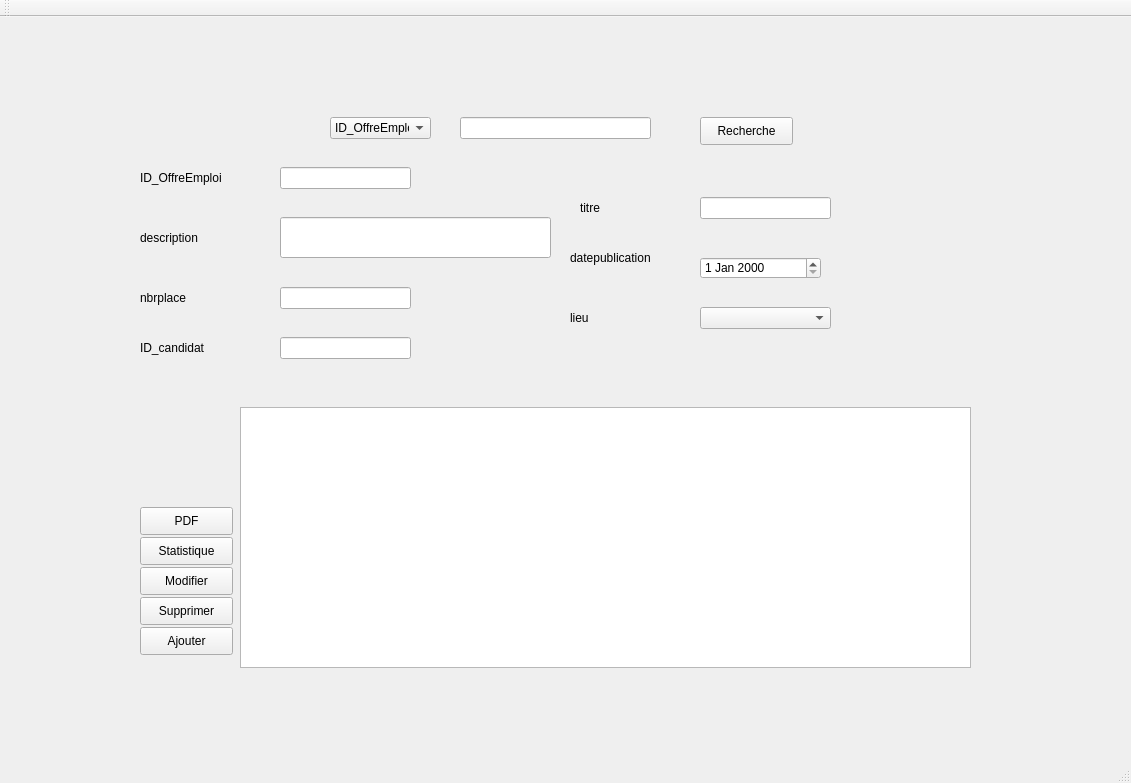
<?xml version="1.0" encoding="UTF-8"?>
<ui version="4.0">
 <class>MainWindow</class>
 <widget class="QMainWindow" name="MainWindow">
  <property name="geometry">
   <rect>
    <x>0</x>
    <y>0</y>
    <width>1131</width>
    <height>783</height>
   </rect>
  </property>
  <property name="windowTitle">
   <string>Gestion des Clients</string>
  </property>
  <widget class="QWidget" name="centralWidget">
   <widget class="QStackedWidget" name="stackedWidget">
    <property name="geometry">
     <rect>
      <x>140</x>
      <y>80</y>
      <width>881</width>
      <height>571</height>
     </rect>
    </property>
    <property name="currentIndex">
     <number>1</number>
    </property>
    <widget class="QWidget" name="page">
     <widget class="QTabWidget" name="tabWidget">
      <property name="geometry">
       <rect>
        <x>90</x>
        <y>20</y>
        <width>731</width>
        <height>531</height>
       </rect>
      </property>
      <property name="currentIndex">
       <number>0</number>
      </property>
      <widget class="QWidget" name="tab">
       <attribute name="title">
        <string>GestionCandidats</string>
       </attribute>
       <widget class="QLabel" name="label">
        <property name="geometry">
         <rect>
          <x>0</x>
          <y>50</y>
          <width>101</width>
          <height>41</height>
         </rect>
        </property>
        <property name="text">
         <string>ID_candidat</string>
        </property>
       </widget>
       <widget class="QLabel" name="label_2">
        <property name="geometry">
         <rect>
          <x>380</x>
          <y>70</y>
          <width>101</width>
          <height>41</height>
         </rect>
        </property>
        <property name="text">
         <string>nom</string>
        </property>
       </widget>
       <widget class="QLabel" name="label_3">
        <property name="geometry">
         <rect>
          <x>0</x>
          <y>100</y>
          <width>101</width>
          <height>41</height>
         </rect>
        </property>
        <property name="text">
         <string>prenom</string>
        </property>
       </widget>
       <widget class="QLabel" name="label_4">
        <property name="geometry">
         <rect>
          <x>380</x>
          <y>100</y>
          <width>101</width>
          <height>41</height>
         </rect>
        </property>
        <property name="text">
         <string>datenaissance</string>
        </property>
       </widget>
       <widget class="QLabel" name="label_5">
        <property name="geometry">
         <rect>
          <x>370</x>
          <y>160</y>
          <width>101</width>
          <height>41</height>
         </rect>
        </property>
        <property name="text">
         <string>email</string>
        </property>
       </widget>
       <widget class="QLabel" name="label_6">
        <property name="geometry">
         <rect>
          <x>0</x>
          <y>200</y>
          <width>101</width>
          <height>41</height>
         </rect>
        </property>
        <property name="text">
         <string>numtel</string>
        </property>
       </widget>
       <widget class="QLineEdit" name="lineEdit_ID_candidat">
        <property name="geometry">
         <rect>
          <x>110</x>
          <y>60</y>
          <width>131</width>
          <height>22</height>
         </rect>
        </property>
       </widget>
       <widget class="QLineEdit" name="lineEdit_nom">
        <property name="geometry">
         <rect>
          <x>490</x>
          <y>80</y>
          <width>131</width>
          <height>22</height>
         </rect>
        </property>
       </widget>
       <widget class="QLineEdit" name="lineEdit_prenom">
        <property name="geometry">
         <rect>
          <x>110</x>
          <y>110</y>
          <width>131</width>
          <height>22</height>
         </rect>
        </property>
       </widget>
       <widget class="QLineEdit" name="lineEdit_email">
        <property name="geometry">
         <rect>
          <x>480</x>
          <y>170</y>
          <width>211</width>
          <height>22</height>
         </rect>
        </property>
       </widget>
       <widget class="QPushButton" name="pushButton_Ajouter">
        <property name="geometry">
         <rect>
          <x>0</x>
          <y>430</y>
          <width>93</width>
          <height>28</height>
         </rect>
        </property>
        <property name="text">
         <string>Ajouter</string>
        </property>
       </widget>
       <widget class="QDateEdit" name="lineEdit_datenaissance">
        <property name="geometry">
         <rect>
          <x>490</x>
          <y>110</y>
          <width>121</width>
          <height>22</height>
         </rect>
        </property>
       </widget>
       <widget class="QLabel" name="label_7">
        <property name="geometry">
         <rect>
          <x>0</x>
          <y>150</y>
          <width>101</width>
          <height>41</height>
         </rect>
        </property>
        <property name="text">
         <string>niveau</string>
        </property>
       </widget>
       <widget class="QLineEdit" name="lineEdit_numtel">
        <property name="geometry">
         <rect>
          <x>110</x>
          <y>210</y>
          <width>131</width>
          <height>22</height>
         </rect>
        </property>
       </widget>
       <widget class="QTableView" name="tableView_CANDIDATS">
        <property name="geometry">
         <rect>
          <x>105</x>
          <y>260</y>
          <width>621</width>
          <height>241</height>
         </rect>
        </property>
       </widget>
       <widget class="QPushButton" name="pushButton_Supprimer">
        <property name="geometry">
         <rect>
          <x>0</x>
          <y>400</y>
          <width>93</width>
          <height>28</height>
         </rect>
        </property>
        <property name="text">
         <string>Supprimer</string>
        </property>
       </widget>
       <widget class="QPushButton" name="pushButton_Modifier">
        <property name="geometry">
         <rect>
          <x>0</x>
          <y>370</y>
          <width>93</width>
          <height>28</height>
         </rect>
        </property>
        <property name="text">
         <string>Modifier</string>
        </property>
       </widget>
       <widget class="QComboBox" name="comboBox_niveaucandidat">
        <property name="geometry">
         <rect>
          <x>110</x>
          <y>160</y>
          <width>121</width>
          <height>22</height>
         </rect>
        </property>
        <item>
         <property name="text">
          <string/>
         </property>
        </item>
        <item>
         <property name="text">
          <string>debutant</string>
         </property>
        </item>
        <item>
         <property name="text">
          <string>intermediaire</string>
         </property>
        </item>
        <item>
         <property name="text">
          <string>avance</string>
         </property>
        </item>
       </widget>
       <widget class="QPushButton" name="Statistique">
        <property name="geometry">
         <rect>
          <x>0</x>
          <y>340</y>
          <width>93</width>
          <height>28</height>
         </rect>
        </property>
        <property name="text">
         <string>Statitique</string>
        </property>
       </widget>
       <widget class="QLabel" name="label_ID_candidat">
        <property name="geometry">
         <rect>
          <x>110</x>
          <y>70</y>
          <width>141</width>
          <height>20</height>
         </rect>
        </property>
        <property name="text">
         <string/>
        </property>
       </widget>
       <widget class="QLabel" name="label_prenom">
        <property name="geometry">
         <rect>
          <x>110</x>
          <y>130</y>
          <width>141</width>
          <height>20</height>
         </rect>
        </property>
        <property name="text">
         <string/>
        </property>
       </widget>
       <widget class="QLabel" name="label_niveau">
        <property name="geometry">
         <rect>
          <x>110</x>
          <y>180</y>
          <width>141</width>
          <height>20</height>
         </rect>
        </property>
        <property name="text">
         <string/>
        </property>
       </widget>
       <widget class="QLabel" name="label_numtel">
        <property name="geometry">
         <rect>
          <x>100</x>
          <y>240</y>
          <width>141</width>
          <height>20</height>
         </rect>
        </property>
        <property name="text">
         <string/>
        </property>
       </widget>
       <widget class="QLabel" name="label_nom">
        <property name="geometry">
         <rect>
          <x>490</x>
          <y>80</y>
          <width>141</width>
          <height>20</height>
         </rect>
        </property>
        <property name="text">
         <string/>
        </property>
       </widget>
       <widget class="QLabel" name="label_datenaissance">
        <property name="geometry">
         <rect>
          <x>490</x>
          <y>140</y>
          <width>141</width>
          <height>20</height>
         </rect>
        </property>
        <property name="text">
         <string/>
        </property>
       </widget>
       <widget class="QLabel" name="label_email">
        <property name="geometry">
         <rect>
          <x>490</x>
          <y>210</y>
          <width>141</width>
          <height>20</height>
         </rect>
        </property>
        <property name="text">
         <string/>
        </property>
       </widget>
       <widget class="QPushButton" name="pushButton_PDF">
        <property name="geometry">
         <rect>
          <x>0</x>
          <y>310</y>
          <width>93</width>
          <height>28</height>
         </rect>
        </property>
        <property name="text">
         <string>PDF</string>
        </property>
       </widget>
       <widget class="QComboBox" name="comboBox_recherche">
        <property name="geometry">
         <rect>
          <x>170</x>
          <y>20</y>
          <width>101</width>
          <height>22</height>
         </rect>
        </property>
        <item>
         <property name="text">
          <string>ID_candidat</string>
         </property>
        </item>
        <item>
         <property name="text">
          <string>prenom</string>
         </property>
        </item>
        <item>
         <property name="text">
          <string>niveau</string>
         </property>
        </item>
       </widget>
       <widget class="QLineEdit" name="lineEdit_recherche">
        <property name="geometry">
         <rect>
          <x>290</x>
          <y>20</y>
          <width>191</width>
          <height>22</height>
         </rect>
        </property>
       </widget>
       <widget class="QPushButton" name="pushButton_Recherche">
        <property name="geometry">
         <rect>
          <x>510</x>
          <y>20</y>
          <width>93</width>
          <height>28</height>
         </rect>
        </property>
        <property name="text">
         <string>Recherche</string>
        </property>
       </widget>
      </widget>
     </widget>
    </widget>
    <widget class="QWidget" name="page_2">
     <widget class="QLabel" name="label_13">
      <property name="geometry">
       <rect>
        <x>0</x>
        <y>230</y>
        <width>101</width>
        <height>41</height>
       </rect>
      </property>
      <property name="text">
       <string>ID_candidat</string>
      </property>
     </widget>
     <widget class="QTableView" name="tableView_OffresEmplois">
      <property name="geometry">
       <rect>
        <x>100</x>
        <y>310</y>
        <width>731</width>
        <height>261</height>
       </rect>
      </property>
     </widget>
     <widget class="QPushButton" name="pushButton_Supprimer2">
      <property name="geometry">
       <rect>
        <x>0</x>
        <y>500</y>
        <width>93</width>
        <height>28</height>
       </rect>
      </property>
      <property name="text">
       <string>Supprimer</string>
      </property>
     </widget>
     <widget class="QLabel" name="label_11">
      <property name="geometry">
       <rect>
        <x>0</x>
        <y>120</y>
        <width>101</width>
        <height>41</height>
       </rect>
      </property>
      <property name="text">
       <string>description</string>
      </property>
     </widget>
     <widget class="QPushButton" name="pushButton_Ajouter2">
      <property name="geometry">
       <rect>
        <x>0</x>
        <y>530</y>
        <width>93</width>
        <height>28</height>
       </rect>
      </property>
      <property name="text">
       <string>Ajouter</string>
      </property>
     </widget>
     <widget class="QLineEdit" name="lineEdit_ID_OffreEmploi">
      <property name="geometry">
       <rect>
        <x>140</x>
        <y>70</y>
        <width>131</width>
        <height>22</height>
       </rect>
      </property>
     </widget>
     <widget class="QLabel" name="label_9">
      <property name="geometry">
       <rect>
        <x>440</x>
        <y>90</y>
        <width>101</width>
        <height>41</height>
       </rect>
      </property>
      <property name="text">
       <string>titre</string>
      </property>
     </widget>
     <widget class="QLineEdit" name="lineEdit_ID_candidat_2">
      <property name="geometry">
       <rect>
        <x>140</x>
        <y>240</y>
        <width>131</width>
        <height>22</height>
       </rect>
      </property>
     </widget>
     <widget class="QLabel" name="label_12">
      <property name="geometry">
       <rect>
        <x>430</x>
        <y>200</y>
        <width>101</width>
        <height>41</height>
       </rect>
      </property>
      <property name="text">
       <string>lieu</string>
      </property>
     </widget>
     <widget class="QDateEdit" name="lineEdit_datepublication">
      <property name="geometry">
       <rect>
        <x>560</x>
        <y>160</y>
        <width>121</width>
        <height>22</height>
       </rect>
      </property>
     </widget>
     <widget class="QLabel" name="label_8">
      <property name="geometry">
       <rect>
        <x>0</x>
        <y>60</y>
        <width>101</width>
        <height>41</height>
       </rect>
      </property>
      <property name="text">
       <string>ID_OffreEmploi</string>
      </property>
     </widget>
     <widget class="QLabel" name="label_10">
      <property name="geometry">
       <rect>
        <x>430</x>
        <y>140</y>
        <width>101</width>
        <height>41</height>
       </rect>
      </property>
      <property name="text">
       <string>datepublication</string>
      </property>
     </widget>
     <widget class="QLineEdit" name="lineEdit_titre">
      <property name="geometry">
       <rect>
        <x>560</x>
        <y>100</y>
        <width>131</width>
        <height>22</height>
       </rect>
      </property>
     </widget>
     <widget class="QLabel" name="label_14">
      <property name="geometry">
       <rect>
        <x>0</x>
        <y>180</y>
        <width>101</width>
        <height>41</height>
       </rect>
      </property>
      <property name="text">
       <string>nbrplace</string>
      </property>
     </widget>
     <widget class="QLineEdit" name="lineEdit_description">
      <property name="geometry">
       <rect>
        <x>140</x>
        <y>120</y>
        <width>271</width>
        <height>41</height>
       </rect>
      </property>
     </widget>
     <widget class="QLineEdit" name="lineEdit_nbrplace">
      <property name="geometry">
       <rect>
        <x>140</x>
        <y>190</y>
        <width>131</width>
        <height>22</height>
       </rect>
      </property>
     </widget>
     <widget class="QPushButton" name="pushButton_Modifier2">
      <property name="geometry">
       <rect>
        <x>0</x>
        <y>470</y>
        <width>93</width>
        <height>28</height>
       </rect>
      </property>
      <property name="text">
       <string>Modifier</string>
      </property>
     </widget>
     <widget class="QComboBox" name="comboBox_lieuOffreEmploi">
      <property name="geometry">
       <rect>
        <x>560</x>
        <y>210</y>
        <width>131</width>
        <height>22</height>
       </rect>
      </property>
      <item>
       <property name="text">
        <string/>
       </property>
      </item>
      <item>
       <property name="text">
        <string>Tunis</string>
       </property>
      </item>
      <item>
       <property name="text">
        <string>Sfax</string>
       </property>
      </item>
      <item>
       <property name="text">
        <string>Sousse</string>
       </property>
      </item>
     </widget>
     <widget class="QPushButton" name="Statistique2">
      <property name="geometry">
       <rect>
        <x>0</x>
        <y>440</y>
        <width>93</width>
        <height>28</height>
       </rect>
      </property>
      <property name="text">
       <string>Statistique</string>
      </property>
     </widget>
     <widget class="QLabel" name="label_ID_OffreEmploi">
      <property name="geometry">
       <rect>
        <x>140</x>
        <y>90</y>
        <width>251</width>
        <height>20</height>
       </rect>
      </property>
      <property name="text">
       <string/>
      </property>
     </widget>
     <widget class="QLabel" name="label_description">
      <property name="geometry">
       <rect>
        <x>140</x>
        <y>160</y>
        <width>131</width>
        <height>16</height>
       </rect>
      </property>
      <property name="text">
       <string/>
      </property>
     </widget>
     <widget class="QLabel" name="label_nbrplace">
      <property name="geometry">
       <rect>
        <x>140</x>
        <y>220</y>
        <width>141</width>
        <height>20</height>
       </rect>
      </property>
      <property name="text">
       <string/>
      </property>
     </widget>
     <widget class="QLabel" name="label_ID_candidat_2">
      <property name="geometry">
       <rect>
        <x>130</x>
        <y>270</y>
        <width>141</width>
        <height>20</height>
       </rect>
      </property>
      <property name="text">
       <string/>
      </property>
     </widget>
     <widget class="QLabel" name="label_titre">
      <property name="geometry">
       <rect>
        <x>560</x>
        <y>120</y>
        <width>141</width>
        <height>20</height>
       </rect>
      </property>
      <property name="text">
       <string/>
      </property>
     </widget>
     <widget class="QLabel" name="label_datepublication">
      <property name="geometry">
       <rect>
        <x>560</x>
        <y>180</y>
        <width>141</width>
        <height>20</height>
       </rect>
      </property>
      <property name="text">
       <string/>
      </property>
     </widget>
     <widget class="QLabel" name="label_lieu">
      <property name="geometry">
       <rect>
        <x>570</x>
        <y>240</y>
        <width>141</width>
        <height>20</height>
       </rect>
      </property>
      <property name="text">
       <string/>
      </property>
     </widget>
     <widget class="QLineEdit" name="lineEdit_recherche_2">
      <property name="geometry">
       <rect>
        <x>320</x>
        <y>20</y>
        <width>191</width>
        <height>22</height>
       </rect>
      </property>
     </widget>
     <widget class="QComboBox" name="comboBox_recherche_2">
      <property name="geometry">
       <rect>
        <x>190</x>
        <y>20</y>
        <width>101</width>
        <height>22</height>
       </rect>
      </property>
      <item>
       <property name="text">
        <string>ID_OffreEmploi</string>
       </property>
      </item>
      <item>
       <property name="text">
        <string>titre</string>
       </property>
      </item>
      <item>
       <property name="text">
        <string>lieu</string>
       </property>
      </item>
     </widget>
     <widget class="QPushButton" name="pushButton_PDF_2">
      <property name="geometry">
       <rect>
        <x>0</x>
        <y>410</y>
        <width>93</width>
        <height>28</height>
       </rect>
      </property>
      <property name="text">
       <string>PDF</string>
      </property>
     </widget>
     <widget class="QPushButton" name="pushButton_Recherche_2">
      <property name="geometry">
       <rect>
        <x>560</x>
        <y>20</y>
        <width>93</width>
        <height>28</height>
       </rect>
      </property>
      <property name="text">
       <string>Recherche</string>
      </property>
     </widget>
    </widget>
   </widget>
  </widget>
  <widget class="QMenuBar" name="menuBar">
   <property name="geometry">
    <rect>
     <x>0</x>
     <y>0</y>
     <width>1131</width>
     <height>26</height>
    </rect>
   </property>
  </widget>
  <widget class="QToolBar" name="mainToolBar">
   <attribute name="toolBarArea">
    <enum>TopToolBarArea</enum>
   </attribute>
   <attribute name="toolBarBreak">
    <bool>false</bool>
   </attribute>
  </widget>
  <widget class="QStatusBar" name="statusBar"/>
 </widget>
 <layoutdefault spacing="6" margin="11"/>
 <resources/>
 <connections/>
</ui>
